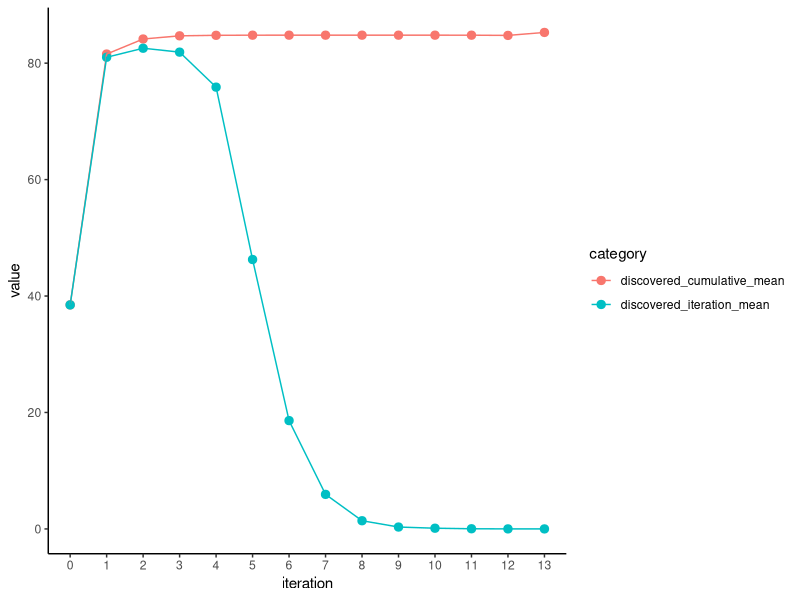

Source code (R):
require(ggplot2)
require(dplyr)
require(tidyr)
require(scales) # For the percent_format() function
require(stringr)

data <- read.csv('lane_activity.csv')


data_grouped <- data %>% group_by(iteration) %>%
    summarise_at(.vars = vars(discovered_cumulative,
                              discovered_iteration,
                              finished_iteration,
                              finished_total),
               .funs = c(mean="mean"))
data_grouped

data_long <- pivot_longer(data_grouped,
                          cols=c('discovered_cumulative_mean', "discovered_iteration_mean", "finished_iteration_mean", "finished_total_mean"),
                          names_to="category",
                          values_to="value")

data_long$iteration <- as.factor(data_long$iteration)


ggplot(data_long %>% filter(category == "discovered_cumulative_mean" | category == "discovered_iteration_mean"),
       aes(x=iteration, y=value, fill=category)) +
  geom_point(aes(col=category, group=category), size=2.5) +
  geom_line(aes(col=category, group=category)) +
  theme_classic()